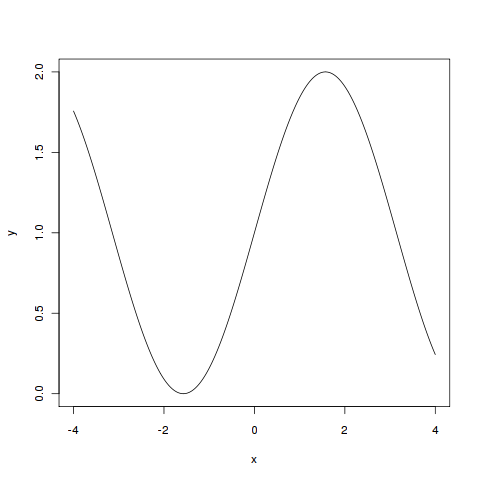

Here is the R script that generated this plot:
x = seq(-4,4,by=0.01)
y = sin(x) + 1
plot(x,y,type='l')
